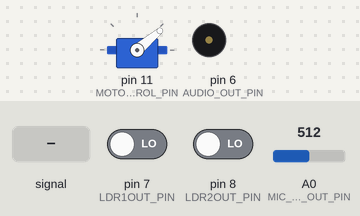
A sketch run on a simulated Arduino Uno, built with avr-gcc and run on an emulated ATmega328P. Shown: servo, buzzer (waves = sounding). The test bench sets the inputs (shaded band); at power-on: pin 7 (LDR1OUT_PIN) LOW, pin 8 (LDR2OUT_PIN) LOW, A0 (MIC_AMP_OUT_PIN) = 512. Random numbers use the default seed unless the sketch sets one.

Above: at 1.2 s.
1.3 s: A0 (MIC_AMP_OUT_PIN) fed a 200 Hz sine of ±255 counts around its level
At 9.92 s:
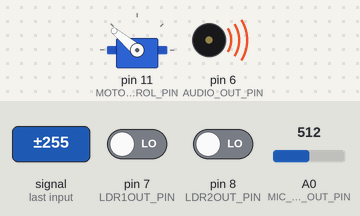
At 10.6 s:
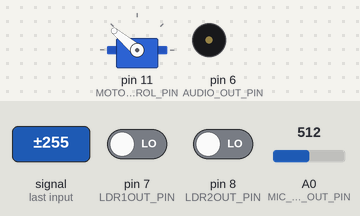
Timing chart, 0 to 10.8 s (numbered marks = the images above; inputs shaded):
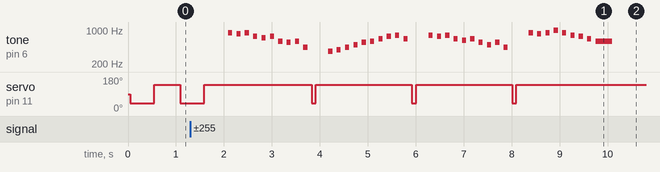

Measured:
- after the input at 1.3 s, tone on pin 6 (AUDIO_OUT_PIN): plays 880 Hz for 0.09 s, 831 Hz for 0.09 s, 880 Hz for 0.09 s, 740 Hz for 0.09 s, 698 Hz for 0.09 s, 740 Hz for 0.09 s … (39 notes in this stretch), starting after 0.79 s
- by itself, servo on pin 11 (MOTOR_CONTROL_PIN): alternates 140° for 2.0 s and 40° for 0.09 s

The sketch:

Girabot.ino
```cpp
/*

  Girabot

  For info and circuit diagrams see https://github.com/tardate/LittleArduinoProjects/tree/main/Girabot

 */

// undefine any of the following flags to remove the function from the build
#define ENABLE_MOTOR_SUBSYSTEM
#define ENABLE_AUDIO_SUBSYSTEM
#define ENABLE_LDR_SUBSYSTEM
#define ENABLE_MIC_SUBSYSTEM
// #define ENABLE_SERIAL_DEBUG

// pin settings
#define MOTOR_CONTROL_PIN 11
#define AUDIO_OUT_PIN 6
#define LDR_ENABLE_PIN 9
#define LDR2OUT_PIN 8
#define LDR1OUT_PIN 7
const int MIC_AMP_OUT_PIN = A0;

// includes
#include <Servo.h>
#include "audio_subsystem.h"
#include "mic_subsystem.h"
#include "motor_subsystem.h"
#include "ldr_subsystem.h"

#ifdef ENABLE_SERIAL_DEBUG
String result = "";
#endif

// main routines
void setup() {

  #ifdef ENABLE_SERIAL_DEBUG
  Serial.begin(115200);
  #endif

  setupAudioSystem();
  setupMicSystem();
  setupLdrSystem();
  setupMotorSystem();

}

void loop() {

  sampleMicState();

  #ifdef ENABLE_SERIAL_DEBUG
  if (mic_state) Serial.println("MIC ALERT! MIC ALERT! MIC ALERT! ");
  Serial.print(result + "mic_state: " +  mic_state + ", mic_reading: " + mic_reading + "/" + mic_reading_min + "-" + mic_reading_max);
  #endif

  if (mic_state) {
    dance();
  }
  clearMicState();

  sampleLdrState();

  #ifdef ENABLE_SERIAL_DEBUG
  Serial.println(result + ", ldr_state: " + ldr_state + ", walkCounter: " + walkCounter + "/" + pauseCounter);
  #endif

  switch (ldr_state) {
    case 1:
      beepRight();
      walkRight();
      break;
    case 2:
      beepLeft();
      walkLeft();
      break;
    case 3:
      beepStopWalking();
      stopWalking();
      break;
    default:
      walkAhead();
  }
  clearLdrState();

}

void dance() {
  playMelody();
}
```

audio_subsystem.h
```cpp
#ifndef AudioSubsystem_h
#define AudioSubsystem_h

#ifdef ENABLE_AUDIO_SUBSYSTEM

#include "motor_subsystem.h"

#include "pitches.h"
#define NOTE_MOVE_LR       1
#define SHORT_NOTE_LENGTH 70

// melody definition
// BPM followed by series of note definitions.
// Note definition as paired values: pitch, duration.
// Durations indicated as 4 = quarter note, 8 = eighth note, etc
int melody[] = {
  // beats per minute
  172,
  // note definitions as values: pitch, duration.
  NOTE_A5  , 8,
  NOTE_GS5 , 8,

  NOTE_A5  , 8,
  NOTE_FS5 , 8,
  NOTE_F5  , 8,
  NOTE_FS5 , 8,
  NOTE_D5  , 8,
  NOTE_CS5 , 8,

  NOTE_D5  , 8,
  NOTE_A4  , 8, // actually 4, but shared with NOTE_MOVE_LR
  NOTE_MOVE_LR, 8,

  NOTE_REST, 8,
  NOTE_FS4 , 8,
  NOTE_G4  , 8,

  NOTE_A4  , 8,
  NOTE_B4  , 8,
  NOTE_CS5 , 8,
  NOTE_D5  , 8,
  NOTE_E5  , 8,
  NOTE_FS5 , 8,

  NOTE_G5  , 8,
  NOTE_E5  , 8, // actually 4, but shared with NOTE_MOVE_LR
  NOTE_MOVE_LR, 8,
  NOTE_REST, 8,
  NOTE_G5  , 8,
  NOTE_FS5 , 8,

  NOTE_G5  , 8,
  NOTE_E5  , 8,
  NOTE_DS5 , 8,
  NOTE_E5  , 8,
  NOTE_CS5 , 8,
  NOTE_B4  , 8,

  NOTE_CS5 , 8,
  NOTE_A4  , 8, // actually 4, but shared with NOTE_MOVE_LR
  NOTE_MOVE_LR, 8,
  NOTE_REST, 8,
  NOTE_A5  , 8,
  NOTE_GS5 , 8,

  NOTE_A5  , 8,
  NOTE_B5  , 8,
  NOTE_A5  , 8,
  NOTE_G5  , 8,
  NOTE_FS5 , 8,
  NOTE_E5  , 8,

  NOTE_D5  , 2,
  NOTE_REST, 2

};

void setupAudioSystem() {
  pinMode(AUDIO_OUT_PIN, OUTPUT);
}

void playMelody() {
  int noteCount = sizeof(melody) / sizeof(int) - 1;
  int bpm = melody[0];

  // iterate over the notes of the melody:
  for (int noteIndex = 0; noteIndex < noteCount; noteIndex+=2) {
    int note = melody[noteIndex+1];
    int noteDuration = 60000 * 4.0 / bpm / melody[noteIndex + 2]; // calculate the note duration based on BPM

    switch(note) {
    case NOTE_MOVE_LR :
      stepLeft();
      delay(noteDuration / 2);
      stepRight();
      delay(noteDuration / 2);
      break;
    default:
      tone(AUDIO_OUT_PIN, note, noteDuration);
      // play with staccato ~ half beat
      delay(noteDuration / 2);
      noTone(AUDIO_OUT_PIN);
      delay(noteDuration / 2);
      break;
    }

  }
}

void beepLeft() {
  tone(AUDIO_OUT_PIN, NOTE_A5);
  delay(SHORT_NOTE_LENGTH);
  tone(AUDIO_OUT_PIN, NOTE_A4);
  delay(SHORT_NOTE_LENGTH);
  noTone(AUDIO_OUT_PIN);
}

void beepRight() {
  tone(AUDIO_OUT_PIN, NOTE_C4);
  delay(SHORT_NOTE_LENGTH);
  tone(AUDIO_OUT_PIN, NOTE_C5);
  delay(SHORT_NOTE_LENGTH);
  noTone(AUDIO_OUT_PIN);
}

void beepStopWalking() {
  for(int note = NOTE_A3 ; note > NOTE_A2; note -= 10) {
    tone(AUDIO_OUT_PIN, note);
    delay(20);
  }
  noTone(AUDIO_OUT_PIN);
}

#else
// NOP functions for when audio disabled

void setupAudioSystem() { }

void playMelody() { }

void beepLeft() { }

void beepRight() { }

void beepStopWalking() { }

#endif

#endif
```

ldr_subsystem.h
```cpp
#ifndef LdrSubsystem_h
#define LdrSubsystem_h

// quad-state indicator
// 00 - left/right off
// 01 - left off/right on
// 10 - left on/right off
// 11 - left on/right on

int ldr_state = 0;

void clearLdrState() {
  ldr_state = 0;
}

#ifdef ENABLE_LDR_SUBSYSTEM

void setupLdrSystem() {
  pinMode(LDR_ENABLE_PIN, INPUT);
  pinMode(LDR1OUT_PIN, INPUT);
  pinMode(LDR2OUT_PIN, INPUT);
  digitalWrite(LDR_ENABLE_PIN, HIGH);
}

int sampleLdrState() {
  ldr_state = digitalRead(LDR1OUT_PIN) << 1 | digitalRead(LDR2OUT_PIN);
  return ldr_state;
}


#else
// NOP functions for when LDRs disabled

void setupLdrSystem() {
}

int sampleLdrState() {
  return 0;
}

#endif

#endif
```

mic_subsystem.h
```cpp
#ifndef MicSubsystem_h
#define MicSubsystem_h

int mic_reading;
int mic_reading_max;
int mic_reading_min;
boolean mic_state;

void clearMicState() {
  mic_reading = 512;
  mic_reading_max = 512;
  mic_reading_min = 512;
  mic_state = false;
}

#ifdef ENABLE_MIC_SUBSYSTEM

#define TRIGGER_TRIES 400
#define TRIGGER_BAND 120
#define TRIGGER_BAND_LOW 512 - TRIGGER_BAND
#define TRIGGER_BAND_HI 512 + TRIGGER_BAND

void setupMicSystem() {
  clearMicState();
  pinMode(MIC_AMP_OUT_PIN, INPUT);
}

boolean sampleMicState() {
  for(int tries = 0 ; tries < TRIGGER_TRIES; tries++) {
    if(!mic_state) {
      mic_reading = analogRead(MIC_AMP_OUT_PIN);
      if(mic_reading<mic_reading_min) mic_reading_min = mic_reading;
      if(mic_reading>mic_reading_max) mic_reading_max = mic_reading;
      //mic_state = (mic_reading > 100) && ( (mic_reading < TRIGGER_BAND_LOW) || (mic_reading > TRIGGER_BAND_HI));
      mic_state = mic_reading > TRIGGER_BAND_HI;
    }
  }
  return mic_state;
}

#else
// NOP functions for when LDRs disabled

void setupMicSystem() {
}

boolean sampleMicState() {
  return false;
}

#endif

#endif
```

motor_subsystem.h
```cpp
#ifndef MotorSubsystem_h
#define MotorSubsystem_h

int walkCounter = 0;
int pauseCounter = 0;

#ifdef ENABLE_MOTOR_SUBSYSTEM

#define STEP_DELAY 500
#define WALK_LR_OFFSET 50
#define WALK_CENTER 90
#define WALK_LEFT WALK_CENTER - WALK_LR_OFFSET
#define WALK_RIGHT WALK_CENTER + WALK_LR_OFFSET

// custom min/max pulse width settings that best suit my servos
// NB: default vaules are min pulse width=544, max pulse width=2400
#define IDEAL_MIN_PW 600
#define IDEAL_MAX_PW 2320

Servo myservo;

void centerServo() {
  myservo.write(90);
}

void setupMotorSystem() {
  myservo.attach(MOTOR_CONTROL_PIN, IDEAL_MIN_PW, IDEAL_MAX_PW);
  centerServo();
}

void walkSingleStep(int left_limit, int right_limit) {
  myservo.write(left_limit);
  delay(STEP_DELAY);
  myservo.write(right_limit);
  delay(STEP_DELAY);
}

void walkAhead() {
  if(pauseCounter <= 0) {
    walkCounter = random(2, 6);
    pauseCounter = walkCounter;
  }
  if(walkCounter-- > 0) {
    walkSingleStep(WALK_LEFT,WALK_RIGHT);
  } else {
    if(pauseCounter-- > 0) {
      delay(STEP_DELAY * 2);
    }
  }
}

void stopWalking() {
  walkCounter = 0;
  delay(STEP_DELAY * 2);
}

void walkLeft() {
  walkSingleStep(WALK_LEFT,WALK_CENTER);
}

void walkRight() {
  walkSingleStep(WALK_CENTER,WALK_RIGHT);
}

void stepLeft() {
  myservo.write(WALK_LEFT);
}

void stepRight() {
  myservo.write(WALK_RIGHT);
}


#else
// NOP functions for when motors disabled

void setupMotorSystem() {
}
void walkAhead() {
}
void stopWalking() {
}
void walkLeft() {
}
void walkRight() {
}
void stepLeft() {
}
void stepRight() {
}

#endif

#endif
```

pitches.h
```cpp
#ifndef Pitches_h
#define Pitches_h

/*************************************************
 * Public Constants
 *************************************************/

#define NOTE_REST 0

#define NOTE_B0  31
#define NOTE_C1  33
#define NOTE_CS1 35
#define NOTE_D1  37
#define NOTE_DS1 39
#define NOTE_E1  41
#define NOTE_F1  44
#define NOTE_FS1 46
#define NOTE_G1  49
#define NOTE_GS1 52
#define NOTE_A1  55
#define NOTE_AS1 58
#define NOTE_B1  62
#define NOTE_C2  65
#define NOTE_CS2 69
#define NOTE_D2  73
#define NOTE_DS2 78
#define NOTE_E2  82
#define NOTE_F2  87
#define NOTE_FS2 93
#define NOTE_G2  98
#define NOTE_GS2 104
#define NOTE_A2  110
#define NOTE_AS2 117
#define NOTE_B2  123
#define NOTE_C3  131
#define NOTE_CS3 139
#define NOTE_D3  147
#define NOTE_DS3 156
#define NOTE_E3  165
#define NOTE_F3  175
#define NOTE_FS3 185
#define NOTE_G3  196
#define NOTE_GS3 208
#define NOTE_A3  220
#define NOTE_AS3 233
#define NOTE_B3  247
#define NOTE_C4  262
#define NOTE_CS4 277
#define NOTE_D4  294
#define NOTE_DS4 311
#define NOTE_E4  330
#define NOTE_F4  349
#define NOTE_FS4 370
#define NOTE_G4  392
#define NOTE_GS4 415
#define NOTE_A4  440
#define NOTE_AS4 466
#define NOTE_B4  494
#define NOTE_C5  523
#define NOTE_CS5 554
#define NOTE_D5  587
#define NOTE_DS5 622
#define NOTE_E5  659
#define NOTE_F5  698
#define NOTE_FS5 740
#define NOTE_G5  784
#define NOTE_GS5 831
#define NOTE_A5  880
#define NOTE_AS5 932
#define NOTE_B5  988
#define NOTE_C6  1047
#define NOTE_CS6 1109
#define NOTE_D6  1175
#define NOTE_DS6 1245
#define NOTE_E6  1319
#define NOTE_F6  1397
#define NOTE_FS6 1480
#define NOTE_G6  1568
#define NOTE_GS6 1661
#define NOTE_A6  1760
#define NOTE_AS6 1865
#define NOTE_B6  1976
#define NOTE_C7  2093
#define NOTE_CS7 2217
#define NOTE_D7  2349
#define NOTE_DS7 2489
#define NOTE_E7  2637
#define NOTE_F7  2794
#define NOTE_FS7 2960
#define NOTE_G7  3136
#define NOTE_GS7 3322
#define NOTE_A7  3520
#define NOTE_AS7 3729
#define NOTE_B7  3951
#define NOTE_C8  4186
#define NOTE_CS8 4435
#define NOTE_D8  4699
#define NOTE_DS8 4978

#endif
```
